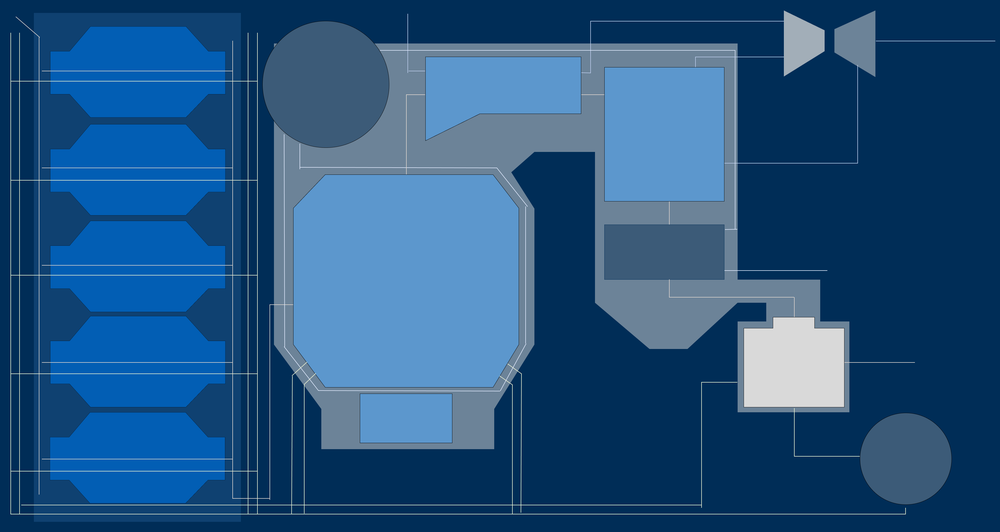
#> input picture SystemVis-main/py/Group 24.png, 1000 x 532 px, shrunk from 3632 x 1933 before the run
$ python index.py
#> lines starting #> are read from the running program, lines starting #| are printed output that depends on the picture; after the words box and inside, x2 and y2 are one past the last pixel; in counts of white or black regions, pixels touching at a corner belong together; long printed decimals are rounded
# import cv2
# import numpy as np
# from matplotlib import pyplot as plt

# # reading image
# img = cv2.imread('Group 24.png')

# # converting image into grayscale image
# gray = cv2.cvtColor(img, cv2.COLOR_BGR2GRAY)

# # setting threshold of gray image
# _, threshold = cv2.threshold(gray, 127, 255, cv2.THRESH_BINARY)

# # using a findContours() function
# contours, _ = cv2.findContours(
# 	threshold, cv2.RETR_TREE, cv2.CHAIN_APPROX_SIMPLE)

# i = 0

# # list for storing names of shapes
# for contour in contours:

# 	# here we are ignoring first counter because
# 	# findcontour function detects whole image as shape
#   if i == 0:
#     i = 1
#     continue


# 	# cv2.approxPloyDP() function to approximate the shape
#   approx = cv2.approxPolyDP(
# 		contour, 0.01 * cv2.arcLength(contour, True), True)

# 	# using drawContours() function
#   cv2.drawContours(img, [contour], 0, (0, 0, 255), 5)

# 	# finding center point of shape
#   M = cv2.moments(contour)
#   if M['m00'] != 0.0:
#     x = int(M['m10']/M['m00'])
#     y = int(M['m01']/M['m00'])

#   print(x, y, len(approx))
#   # print(approx)

# 	# putting shape name at center of each shape
#   if len(approx) == 3:
#     cv2.putText(img, 'Triangle', (x, y),
# 					cv2.FONT_HERSHEY_SIMPLEX, 0.6, (255, 255, 255), 2)
#   elif len(approx) == 4:
#     cv2.putText(img, 'Quadrilateral', (x, y),
# 					cv2.FONT_HERSHEY_SIMPLEX, 0.6, (255, 255, 255), 2)
#   elif len(approx) == 5:
#     cv2.putText(img, 'Pentagon', (x, y),
# 					cv2.FONT_HERSHEY_SIMPLEX, 0.6, (255, 255, 255), 2)

#   elif len(approx) == 6:
#     cv2.putText(img, 'Hexagon', (x, y),
# 					cv2.FONT_HERSHEY_SIMPLEX, 0.6, (255, 255, 255), 2)

#   else:
#     cv2.putText(img, 'circle', (x, y),
# 					cv2.FONT_HERSHEY_SIMPLEX, 0.6, (255, 255, 255), 2)

# # displaying the image after drawing contours
# # cv2.imshow('shapes', img)

# # cv2.waitKey(0)
# # cv2.destroyAllWindows()


import numpy as np
import cv2

img = cv2.imread('Group 24.png')
#> img is the input picture: shape (532, 1000, 3); mean B, G, R 129.3, 84.2, 35.8
imgGry = cv2.cvtColor(img, cv2.COLOR_BGR2GRAY)
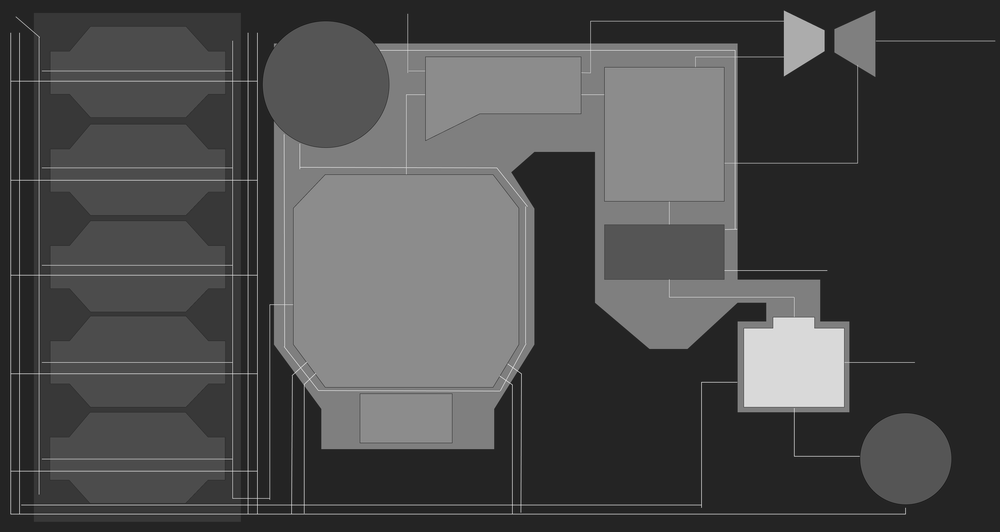
#> imgGry: shape (532, 1000); min 17, max 237, mean 74.8

ret , thrash = cv2.threshold(imgGry, 100 , 255, cv2.CHAIN_APPROX_NONE)
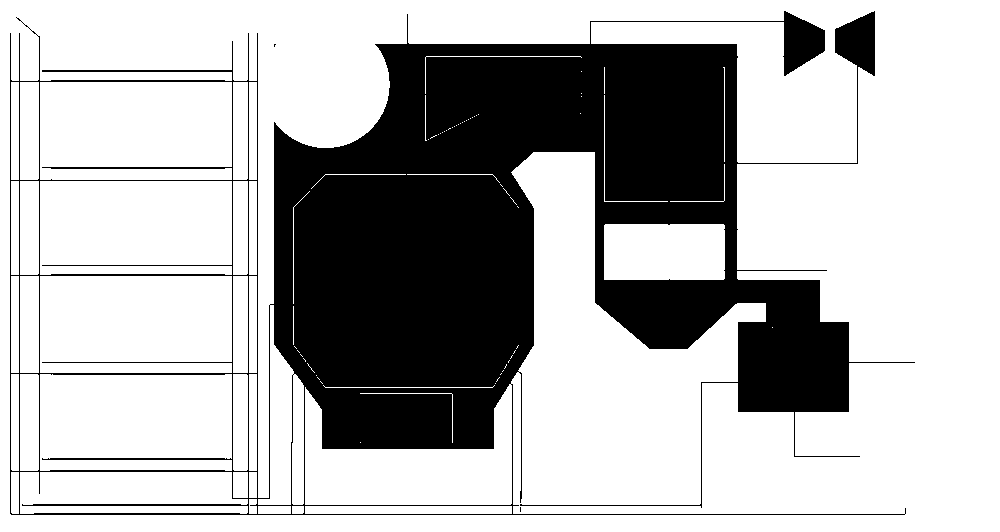
#> thrash: shape (532, 1000); 71.1% white; 3 black regions (2 under 20 px)
contours , hierarchy = cv2.findContours(thrash, cv2.RETR_TREE, cv2.CHAIN_APPROX_NONE)
#> contours = 111 contours, 79 with area under 20; largest, box (x1, y1, x2, y2) and area: (0, 0, 1000, 532) 530469, (9, 10, 916, 516) 269611, (40, 82, 232, 180) 17973, (40, 276, 232, 373) 17957, (40, 374, 232, 471) 17430


for contour in contours:
    approx = cv2.approxPolyDP(contour, 0.01* cv2.arcLength(contour, True), True)
    cv2.drawContours(img, [approx], 0, (0, 0, 0), 5)
    x = approx.ravel()[0]
    y = approx.ravel()[1] - 5
    print(x, y, len(approx))
    if len(approx) == 3:
        cv2.putText( img, "Triangle", (x, y), cv2.FONT_HERSHEY_COMPLEX, 0.5, (0, 0, 0) )
    elif len(approx) == 4 :
        x, y , w, h = cv2.boundingRect(approx)
        aspectRatio = float(w)/h
        print(aspectRatio)
        if aspectRatio >= 0.95 and aspectRatio < 1.05:
            cv2.putText(img, "square", (x, y), cv2.FONT_HERSHEY_COMPLEX, 0.5, (0, 0, 0))

        else:
            cv2.putText(img, "rectangle", (x, y), cv2.FONT_HERSHEY_COMPLEX, 0.5, (0, 0, 0))

    elif len(approx) == 5 :
        cv2.putText(img, "pentagon", (x, y), cv2.FONT_HERSHEY_COMPLEX, 0.5, (0, 0, 0))
    elif len(approx) == 10 :
        cv2.putText(img, "star", (x, y), cv2.FONT_HERSHEY_COMPLEX, 0.5, (0, 0, 0))
    else:
        cv2.putText(img, "circle", (x, y), cv2.FONT_HERSHEY_COMPLEX, 0.5, (0, 0, 0))
#> this loop made 111 passes
#> (approx, w, h, aspectRatio) on passes 1, 4, 7, 8, 10, 11, 12, 13, 15, 16: ([[0, 0], [0, 531], [999, 531], [999, 0]], 1000, 532, 1.88), ([[292, 374], [293, 373], [294, 374], [293, 375]], 3, 3, 1), ([[36, 35], [37, 34], [38, 35], [37, 36]], 3, 3, 1), ([[35, 34], [36, 33], [37, 34], [36, 35]], 3, 3, 1), ([[30, 30], [31, 29], [32, 30], [31, 31]], 3, 3, 1), ([[29, 29], [30, 28], [31, 29], [30, 30]], 3, 3, 1), ([[28, 28], [29, 27], [30, 28], [29, 29]], 3, 3, 1), ([[27, 27], [28, 26], [29, 27], [28, 28]], 3, 3, 1), ([[23, 24], [24, 23], [25, 24], [24, 25]], 3, 3, 1), ([[22, 23], [23, 22], [24, 23], [23, 24]], 3, 3, 1)
#> (w, h, aspectRatio) on passes 61, 62, 65, 68, 69, 71: (8, 97, 0.0825), (121, 56, 2.16), (17, 113, 0.15), (8, 94, 0.0851), (15, 94, 0.16), (19, 94, 0.202)
#| 0 -5 4
#| 1.880
#| 905 502 6
#| 520 501 6
#| 292 369 4
#| 1.0
#| 519 366 3
#| 275 38 8
#| 36 30 4
#| 1.0
#> (further printed lines are left out)
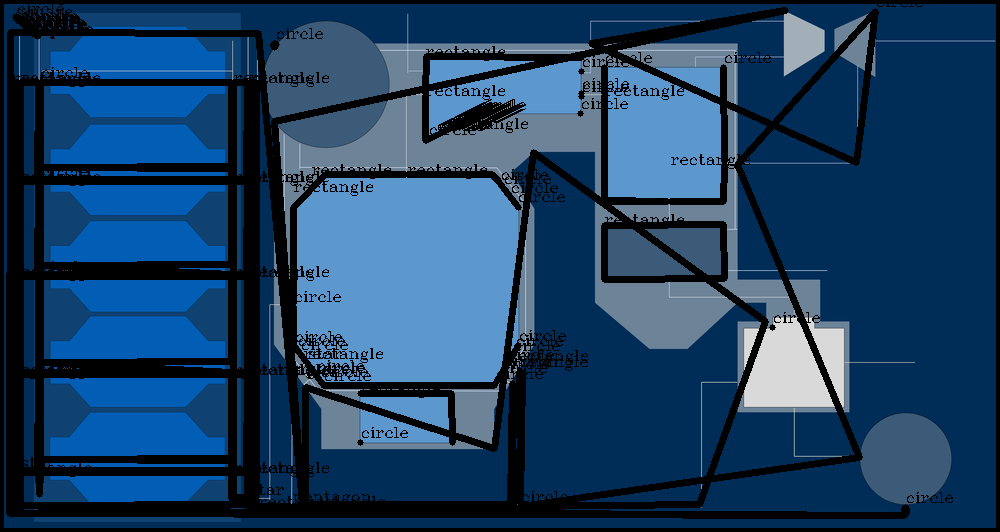
#> img: shape (532, 1000, 3); mean B, G, R 102, 66.1, 27.7

# cv2.imshow('shapes', img)
# cv2.waitKey(0)
# cv2.destroyAllWindows()
